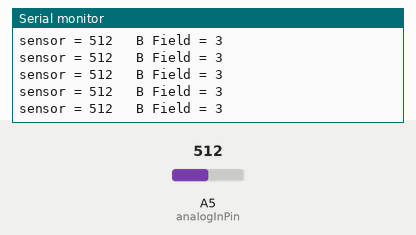
The sketch below on a simulated Arduino Uno, built with avr-gcc and run on an emulated ATmega328P. Parts: the last lines printed to the serial monitor. Inputs (shaded band) come from the test bench; at power-on: A5 (analogInPin) = 512.

Above: at 1.2 s.
1.3 s: A5 (analogInPin) set to 716
At 1.56 s:
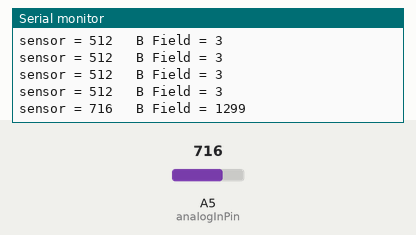
2.8 s: A5 (analogInPin) set to 900
At 2.96 s:
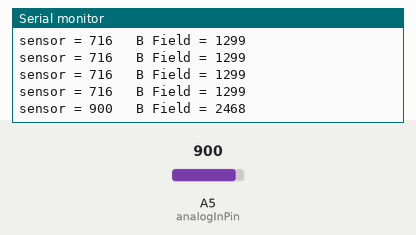
Timing chart, 0 to 5.8 s (numbered marks = the images above; inputs shaded):
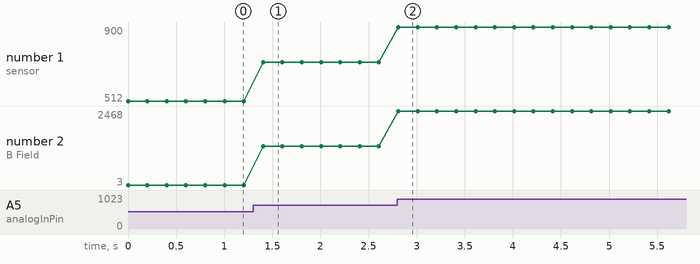

The sketch:

Magnetometer.ino
```cpp
const int analogInPin = A5;  // Analog input pin that the potentiometer is attached to

int sensorValue = 0;        // value read from the pot
int outputValue = 0;        // value output to the PWM (analog out)

void setup() {
  // initialize serial communications at 9600 bps:
  Serial.begin(9600);
}

void loop() {
  // read the analog in value:
  sensorValue = analogRead(analogInPin);
  // map it to the range of the analog out:
  // 1.3mV/G * 2500mV full range = 3250
  outputValue = map(sensorValue, 0, 1023, -3250, 3250);

  // print the results to the serial monitor:
  Serial.print("sensor = " );
  Serial.print(sensorValue);
  Serial.print("\t B Field = ");
  Serial.println(outputValue);

  // wait 2 milliseconds before the next loop
  // for the analog-to-digital converter to settle
  // after the last reading:
  delay(200);
}
```

Measured:
- after the input at 1.3 s, the serial monitor: prints a new line after 0.10 s (image 1)
- after the input at 2.8 s, the serial monitor: prints a new line at once (image 2)
- plotted number 1: 512 → 716 after the input at 1.3 s, 716 → 900 after the input at 2.8 s
- plotted number 2: 3 → 1299 after the input at 1.3 s, 1299 → 2468 after the input at 2.8 s
